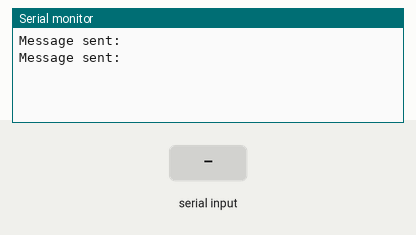
A sketch run on a simulated Arduino Uno, built with avr-gcc and run on an emulated ATmega328P. On the bench: the last lines printed to the serial monitor. The test bench sets the inputs (shaded band). No radio packets arrive unless stated.

Above: at 1.2 s.
1.3 s: "90,45\n" received over Serial
At 3.1 s:
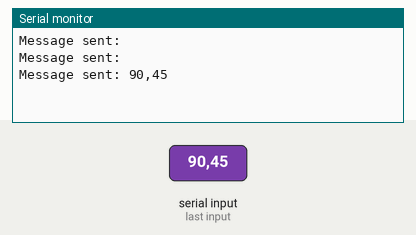
3.6 s: "30,150\n" received over Serial
At 5.2 s:
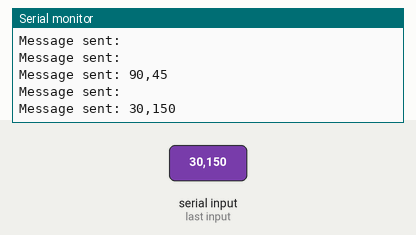

Measured:
- after the input at 1.3 s, the serial monitor: prints a new line after 0.89 s (image 1)
- after the input at 3.6 s, the serial monitor: prints a new line after 0.73 s (image 2)

The sketch:

droneRfTransmitter.ino
```cpp
/*
Transmit a short text message using the VirtualWire library
connect the Transmitter data pin to Arduino pin 12
*/

#include <VirtualWire.h> // so that the RF transmitter works

String powerValueAsString = "";
int powerValue; // the base power level given to the 4 motors

void setup()
{
 // Initialize the IO and ISR
 vw_setup(2000); // Bits per sec
 Serial.begin(9600);
}

void loop()
{
 while (Serial.available()) {
   char c = Serial.read(); //gets one byte from serial buffer
   powerValueAsString += c; //makes the string readString
   delay(2); //slow looping to allow buffer to fill with next character
 }

 if (powerValueAsString.length() >0) {
   powerValue = powerValueAsString.toInt(); //convert it into a number
 }
 const char *charMsg = powerValueAsString.c_str();

 vw_send((uint8_t *)charMsg, strlen(charMsg));
 vw_wait_tx(); // Wait until the whole message is gone

 Serial.print("Message sent: ");
 Serial.println(charMsg);
 //Serial.println(strlen(charMsg));

 powerValueAsString = ""; //empty for the next iteration
 delay(1000);
}

void send (char *message)
{
 vw_send((uint8_t *)message, strlen(message));
 vw_wait_tx(); // Wait until the whole message is gone
}
```
